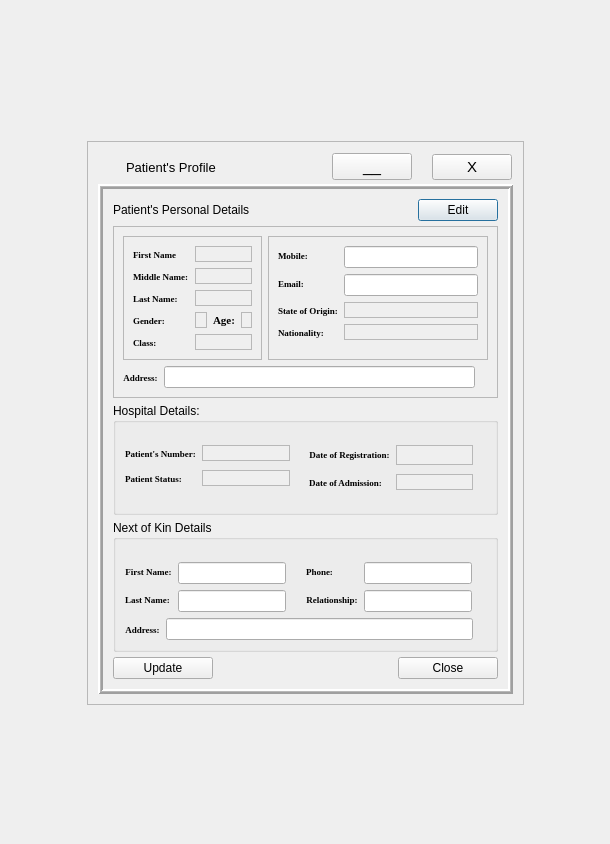
<?xml version="1.0" encoding="UTF-8"?>
<ui version="4.0">
 <class>Profile</class>
 <widget class="QDialog" name="Profile">
  <property name="geometry">
   <rect>
    <x>0</x>
    <y>0</y>
    <width>610</width>
    <height>844</height>
   </rect>
  </property>
  <property name="sizePolicy">
   <sizepolicy hsizetype="Fixed" vsizetype="Fixed">
    <horstretch>0</horstretch>
    <verstretch>0</verstretch>
   </sizepolicy>
  </property>
  <property name="windowTitle">
   <string>Patient's Profile</string>
  </property>
  <layout class="QGridLayout" name="gridLayout">
   <property name="leftMargin">
    <number>2</number>
   </property>
   <property name="topMargin">
    <number>2</number>
   </property>
   <property name="rightMargin">
    <number>2</number>
   </property>
   <property name="bottomMargin">
    <number>2</number>
   </property>
   <property name="spacing">
    <number>2</number>
   </property>
   <item row="2" column="1">
    <spacer name="verticalSpacer_2">
     <property name="orientation">
      <enum>Qt::Vertical</enum>
     </property>
     <property name="sizeHint" stdset="0">
      <size>
       <width>20</width>
       <height>40</height>
      </size>
     </property>
    </spacer>
   </item>
   <item row="1" column="1">
    <widget class="QFrame" name="bgflayer">
     <property name="frameShape">
      <enum>QFrame::StyledPanel</enum>
     </property>
     <property name="frameShadow">
      <enum>QFrame::Raised</enum>
     </property>
     <layout class="QGridLayout" name="gridLayout_3">
      <property name="leftMargin">
       <number>10</number>
      </property>
      <property name="topMargin">
       <number>10</number>
      </property>
      <property name="rightMargin">
       <number>10</number>
      </property>
      <property name="bottomMargin">
       <number>10</number>
      </property>
      <property name="spacing">
       <number>2</number>
      </property>
      <item row="3" column="0">
       <widget class="QFrame" name="bgLayer">
        <property name="sizePolicy">
         <sizepolicy hsizetype="Preferred" vsizetype="Expanding">
          <horstretch>0</horstretch>
          <verstretch>0</verstretch>
         </sizepolicy>
        </property>
        <property name="focusPolicy">
         <enum>Qt::StrongFocus</enum>
        </property>
        <property name="frameShape">
         <enum>QFrame::Box</enum>
        </property>
        <property name="frameShadow">
         <enum>QFrame::Raised</enum>
        </property>
        <property name="lineWidth">
         <number>2</number>
        </property>
        <property name="midLineWidth">
         <number>1</number>
        </property>
        <layout class="QVBoxLayout" name="verticalLayout_3">
         <property name="spacing">
          <number>5</number>
         </property>
         <property name="leftMargin">
          <number>10</number>
         </property>
         <property name="topMargin">
          <number>10</number>
         </property>
         <property name="rightMargin">
          <number>10</number>
         </property>
         <property name="bottomMargin">
          <number>10</number>
         </property>
         <item>
          <layout class="QHBoxLayout" name="horizontalLayout_9">
           <item>
            <widget class="QLabel" name="label_7">
             <property name="text">
              <string>Patient's Personal Details</string>
             </property>
            </widget>
           </item>
           <item>
            <spacer name="horizontalSpacer_2">
             <property name="orientation">
              <enum>Qt::Horizontal</enum>
             </property>
             <property name="sizeHint" stdset="0">
              <size>
               <width>40</width>
               <height>20</height>
              </size>
             </property>
            </spacer>
           </item>
           <item>
            <widget class="QPushButton" name="editBtn">
             <property name="cursor">
              <cursorShape>PointingHandCursor</cursorShape>
             </property>
             <property name="text">
              <string>Edit</string>
             </property>
            </widget>
           </item>
          </layout>
         </item>
         <item>
          <widget class="QFrame" name="frame_3">
           <property name="frameShape">
            <enum>QFrame::StyledPanel</enum>
           </property>
           <property name="frameShadow">
            <enum>QFrame::Plain</enum>
           </property>
           <layout class="QGridLayout" name="gridLayout_4">
            <item row="2" column="0" colspan="3">
             <layout class="QVBoxLayout" name="verticalLayout">
              <item>
               <layout class="QHBoxLayout" name="horizontalLayout_3">
                <property name="rightMargin">
                 <number>13</number>
                </property>
                <item>
                 <widget class="QLabel" name="label_23">
                  <property name="sizePolicy">
                   <sizepolicy hsizetype="Fixed" vsizetype="Preferred">
                    <horstretch>0</horstretch>
                    <verstretch>0</verstretch>
                   </sizepolicy>
                  </property>
                  <property name="font">
                   <font>
                    <family>Georgia</family>
                    <pointsize>7</pointsize>
                    <weight>75</weight>
                    <bold>true</bold>
                   </font>
                  </property>
                  <property name="text">
                   <string>Address:</string>
                  </property>
                  <property name="alignment">
                   <set>Qt::AlignCenter</set>
                  </property>
                  <property name="margin">
                   <number>10</number>
                  </property>
                 </widget>
                </item>
                <item>
                 <widget class="QLineEdit" name="address">
                  <property name="font">
                   <font>
                    <family>Georgia</family>
                    <pointsize>7</pointsize>
                   </font>
                  </property>
                  <property name="cursorPosition">
                   <number>0</number>
                  </property>
                 </widget>
                </item>
               </layout>
              </item>
             </layout>
            </item>
            <item row="0" column="0" rowspan="2">
             <widget class="QFrame" name="frame">
              <property name="frameShape">
               <enum>QFrame::StyledPanel</enum>
              </property>
              <property name="frameShadow">
               <enum>QFrame::Plain</enum>
              </property>
              <layout class="QFormLayout" name="formLayout_3">
               <item row="0" column="0">
                <widget class="QLabel" name="label_2">
                 <property name="font">
                  <font>
                   <family>Georgia</family>
                   <pointsize>7</pointsize>
                   <weight>75</weight>
                   <bold>true</bold>
                  </font>
                 </property>
                 <property name="text">
                  <string>First Name</string>
                 </property>
                </widget>
               </item>
               <item row="1" column="0">
                <widget class="QLabel" name="label_4">
                 <property name="font">
                  <font>
                   <family>Georgia</family>
                   <pointsize>7</pointsize>
                   <weight>75</weight>
                   <bold>true</bold>
                  </font>
                 </property>
                 <property name="text">
                  <string>Middle Name:</string>
                 </property>
                </widget>
               </item>
               <item row="2" column="0">
                <widget class="QLabel" name="label_5">
                 <property name="font">
                  <font>
                   <family>Georgia</family>
                   <pointsize>7</pointsize>
                   <weight>75</weight>
                   <bold>true</bold>
                  </font>
                 </property>
                 <property name="text">
                  <string>Last Name: </string>
                 </property>
                </widget>
               </item>
               <item row="3" column="0">
                <widget class="QLabel" name="label_8">
                 <property name="font">
                  <font>
                   <family>Georgia</family>
                   <pointsize>7</pointsize>
                   <weight>75</weight>
                   <bold>true</bold>
                  </font>
                 </property>
                 <property name="text">
                  <string>Gender:</string>
                 </property>
                </widget>
               </item>
               <item row="3" column="1">
                <layout class="QHBoxLayout" name="horizontalLayout">
                 <item>
                  <widget class="QLabel" name="gender">
                   <property name="sizePolicy">
                    <sizepolicy hsizetype="Expanding" vsizetype="Preferred">
                     <horstretch>0</horstretch>
                     <verstretch>0</verstretch>
                    </sizepolicy>
                   </property>
                   <property name="autoFillBackground">
                    <bool>true</bool>
                   </property>
                   <property name="frameShape">
                    <enum>QFrame::StyledPanel</enum>
                   </property>
                   <property name="text">
                    <string/>
                   </property>
                   <property name="margin">
                    <number>2</number>
                   </property>
                  </widget>
                 </item>
                 <item>
                  <widget class="QLabel" name="label_10">
                   <property name="font">
                    <font>
                     <family>Georgia</family>
                     <pointsize>8</pointsize>
                     <weight>75</weight>
                     <bold>true</bold>
                    </font>
                   </property>
                   <property name="text">
                    <string>Age:</string>
                   </property>
                   <property name="alignment">
                    <set>Qt::AlignCenter</set>
                   </property>
                   <property name="margin">
                    <number>0</number>
                   </property>
                  </widget>
                 </item>
                 <item>
                  <widget class="QLabel" name="age">
                   <property name="sizePolicy">
                    <sizepolicy hsizetype="Expanding" vsizetype="Preferred">
                     <horstretch>0</horstretch>
                     <verstretch>0</verstretch>
                    </sizepolicy>
                   </property>
                   <property name="autoFillBackground">
                    <bool>true</bool>
                   </property>
                   <property name="frameShape">
                    <enum>QFrame::StyledPanel</enum>
                   </property>
                   <property name="text">
                    <string/>
                   </property>
                   <property name="margin">
                    <number>2</number>
                   </property>
                  </widget>
                 </item>
                </layout>
               </item>
               <item row="4" column="0">
                <widget class="QLabel" name="label_12">
                 <property name="font">
                  <font>
                   <family>Georgia</family>
                   <pointsize>7</pointsize>
                   <weight>75</weight>
                   <bold>true</bold>
                  </font>
                 </property>
                 <property name="text">
                  <string>Class:</string>
                 </property>
                </widget>
               </item>
               <item row="1" column="1">
                <widget class="QLabel" name="mname">
                 <property name="autoFillBackground">
                  <bool>true</bool>
                 </property>
                 <property name="frameShape">
                  <enum>QFrame::StyledPanel</enum>
                 </property>
                 <property name="text">
                  <string/>
                 </property>
                 <property name="margin">
                  <number>2</number>
                 </property>
                </widget>
               </item>
               <item row="0" column="1">
                <widget class="QLabel" name="fname">
                 <property name="sizePolicy">
                  <sizepolicy hsizetype="Expanding" vsizetype="Preferred">
                   <horstretch>0</horstretch>
                   <verstretch>0</verstretch>
                  </sizepolicy>
                 </property>
                 <property name="focusPolicy">
                  <enum>Qt::ClickFocus</enum>
                 </property>
                 <property name="autoFillBackground">
                  <bool>true</bool>
                 </property>
                 <property name="frameShape">
                  <enum>QFrame::StyledPanel</enum>
                 </property>
                 <property name="text">
                  <string/>
                 </property>
                 <property name="margin">
                  <number>2</number>
                 </property>
                </widget>
               </item>
               <item row="2" column="1">
                <widget class="QLabel" name="lname">
                 <property name="autoFillBackground">
                  <bool>true</bool>
                 </property>
                 <property name="frameShape">
                  <enum>QFrame::StyledPanel</enum>
                 </property>
                 <property name="text">
                  <string/>
                 </property>
                 <property name="margin">
                  <number>2</number>
                 </property>
                </widget>
               </item>
               <item row="4" column="1">
                <widget class="QLabel" name="pclass">
                 <property name="autoFillBackground">
                  <bool>true</bool>
                 </property>
                 <property name="frameShape">
                  <enum>QFrame::StyledPanel</enum>
                 </property>
                 <property name="text">
                  <string/>
                 </property>
                 <property name="wordWrap">
                  <bool>true</bool>
                 </property>
                 <property name="margin">
                  <number>2</number>
                 </property>
                </widget>
               </item>
              </layout>
             </widget>
            </item>
            <item row="0" column="1" rowspan="2" colspan="2">
             <widget class="QFrame" name="frame_2">
              <property name="sizePolicy">
               <sizepolicy hsizetype="Expanding" vsizetype="Expanding">
                <horstretch>1</horstretch>
                <verstretch>0</verstretch>
               </sizepolicy>
              </property>
              <property name="frameShape">
               <enum>QFrame::StyledPanel</enum>
              </property>
              <property name="frameShadow">
               <enum>QFrame::Plain</enum>
              </property>
              <layout class="QFormLayout" name="formLayout_4">
               <item row="0" column="0">
                <widget class="QLabel" name="label_13">
                 <property name="font">
                  <font>
                   <family>Georgia</family>
                   <pointsize>7</pointsize>
                   <weight>75</weight>
                   <bold>true</bold>
                  </font>
                 </property>
                 <property name="text">
                  <string>Mobile:</string>
                 </property>
                </widget>
               </item>
               <item row="1" column="0">
                <widget class="QLabel" name="label_15">
                 <property name="font">
                  <font>
                   <family>Georgia</family>
                   <pointsize>7</pointsize>
                   <weight>75</weight>
                   <bold>true</bold>
                  </font>
                 </property>
                 <property name="text">
                  <string>Email: </string>
                 </property>
                </widget>
               </item>
               <item row="2" column="0">
                <widget class="QLabel" name="label_19">
                 <property name="font">
                  <font>
                   <family>Georgia</family>
                   <pointsize>7</pointsize>
                   <weight>75</weight>
                   <bold>true</bold>
                  </font>
                 </property>
                 <property name="text">
                  <string>State of Origin:</string>
                 </property>
                </widget>
               </item>
               <item row="3" column="0">
                <widget class="QLabel" name="label_21">
                 <property name="font">
                  <font>
                   <family>Georgia</family>
                   <pointsize>7</pointsize>
                   <weight>75</weight>
                   <bold>true</bold>
                  </font>
                 </property>
                 <property name="text">
                  <string>Nationality:</string>
                 </property>
                </widget>
               </item>
               <item row="0" column="1">
                <widget class="QLineEdit" name="mobile">
                 <property name="font">
                  <font>
                   <family>Georgia</family>
                   <pointsize>7</pointsize>
                  </font>
                 </property>
                 <property name="cursorPosition">
                  <number>0</number>
                 </property>
                </widget>
               </item>
               <item row="1" column="1">
                <widget class="QLineEdit" name="email">
                 <property name="font">
                  <font>
                   <family>Georgia</family>
                   <pointsize>7</pointsize>
                  </font>
                 </property>
                 <property name="cursorPosition">
                  <number>0</number>
                 </property>
                </widget>
               </item>
               <item row="2" column="1">
                <widget class="QLabel" name="origin">
                 <property name="autoFillBackground">
                  <bool>true</bool>
                 </property>
                 <property name="frameShape">
                  <enum>QFrame::StyledPanel</enum>
                 </property>
                 <property name="text">
                  <string/>
                 </property>
                 <property name="margin">
                  <number>2</number>
                 </property>
                </widget>
               </item>
               <item row="3" column="1">
                <widget class="QLabel" name="nationality">
                 <property name="autoFillBackground">
                  <bool>true</bool>
                 </property>
                 <property name="frameShape">
                  <enum>QFrame::StyledPanel</enum>
                 </property>
                 <property name="text">
                  <string/>
                 </property>
                 <property name="margin">
                  <number>2</number>
                 </property>
                </widget>
               </item>
              </layout>
             </widget>
            </item>
           </layout>
          </widget>
         </item>
         <item>
          <widget class="QGroupBox" name="groupBox_3">
           <property name="title">
            <string>Hospital Details:</string>
           </property>
           <property name="flat">
            <bool>true</bool>
           </property>
           <layout class="QHBoxLayout" name="horizontalLayout_5">
            <item>
             <layout class="QFormLayout" name="formLayout_5">
              <property name="verticalSpacing">
               <number>9</number>
              </property>
              <property name="topMargin">
               <number>13</number>
              </property>
              <property name="rightMargin">
               <number>13</number>
              </property>
              <property name="bottomMargin">
               <number>13</number>
              </property>
              <item row="0" column="0">
               <widget class="QLabel" name="label_33">
                <property name="font">
                 <font>
                  <family>Georgia</family>
                  <pointsize>7</pointsize>
                  <weight>75</weight>
                  <bold>true</bold>
                 </font>
                </property>
                <property name="text">
                 <string>Patient's Number:</string>
                </property>
                <property name="alignment">
                 <set>Qt::AlignCenter</set>
                </property>
                <property name="margin">
                 <number>2</number>
                </property>
               </widget>
              </item>
              <item row="1" column="0">
               <widget class="QLabel" name="label_35">
                <property name="font">
                 <font>
                  <family>Georgia</family>
                  <pointsize>7</pointsize>
                  <weight>75</weight>
                  <bold>true</bold>
                 </font>
                </property>
                <property name="text">
                 <string>Patient Status:</string>
                </property>
                <property name="alignment">
                 <set>Qt::AlignCenter</set>
                </property>
                <property name="margin">
                 <number>2</number>
                </property>
               </widget>
              </item>
              <item row="1" column="1">
               <widget class="QLabel" name="status">
                <property name="autoFillBackground">
                 <bool>true</bool>
                </property>
                <property name="frameShape">
                 <enum>QFrame::StyledPanel</enum>
                </property>
                <property name="text">
                 <string/>
                </property>
                <property name="wordWrap">
                 <bool>true</bool>
                </property>
                <property name="margin">
                 <number>2</number>
                </property>
               </widget>
              </item>
              <item row="0" column="1">
               <widget class="QLabel" name="id">
                <property name="autoFillBackground">
                 <bool>true</bool>
                </property>
                <property name="frameShape">
                 <enum>QFrame::StyledPanel</enum>
                </property>
                <property name="text">
                 <string/>
                </property>
                <property name="margin">
                 <number>2</number>
                </property>
               </widget>
              </item>
             </layout>
            </item>
            <item>
             <layout class="QFormLayout" name="formLayout_6">
              <property name="verticalSpacing">
               <number>9</number>
              </property>
              <property name="leftMargin">
               <number>0</number>
              </property>
              <property name="topMargin">
               <number>13</number>
              </property>
              <property name="rightMargin">
               <number>13</number>
              </property>
              <property name="bottomMargin">
               <number>13</number>
              </property>
              <item row="0" column="0">
               <widget class="QLabel" name="label_37">
                <property name="font">
                 <font>
                  <family>Georgia</family>
                  <pointsize>7</pointsize>
                  <weight>75</weight>
                  <bold>true</bold>
                 </font>
                </property>
                <property name="text">
                 <string>Date of Registration:</string>
                </property>
                <property name="alignment">
                 <set>Qt::AlignCenter</set>
                </property>
                <property name="margin">
                 <number>2</number>
                </property>
               </widget>
              </item>
              <item row="1" column="0">
               <widget class="QLabel" name="label_39">
                <property name="font">
                 <font>
                  <family>Georgia</family>
                  <pointsize>7</pointsize>
                  <weight>75</weight>
                  <bold>true</bold>
                 </font>
                </property>
                <property name="text">
                 <string>Date of Admission:</string>
                </property>
                <property name="alignment">
                 <set>Qt::AlignCenter</set>
                </property>
                <property name="margin">
                 <number>2</number>
                </property>
               </widget>
              </item>
              <item row="0" column="1">
               <widget class="QLabel" name="regdate">
                <property name="minimumSize">
                 <size>
                  <width>0</width>
                  <height>20</height>
                 </size>
                </property>
                <property name="autoFillBackground">
                 <bool>true</bool>
                </property>
                <property name="frameShape">
                 <enum>QFrame::StyledPanel</enum>
                </property>
                <property name="text">
                 <string/>
                </property>
                <property name="margin">
                 <number>2</number>
                </property>
               </widget>
              </item>
              <item row="1" column="1">
               <widget class="QLabel" name="admdate">
                <property name="autoFillBackground">
                 <bool>true</bool>
                </property>
                <property name="frameShape">
                 <enum>QFrame::StyledPanel</enum>
                </property>
                <property name="text">
                 <string/>
                </property>
                <property name="margin">
                 <number>2</number>
                </property>
               </widget>
              </item>
             </layout>
            </item>
           </layout>
          </widget>
         </item>
         <item>
          <widget class="QGroupBox" name="groupBox_4">
           <property name="title">
            <string>Next of Kin Details</string>
           </property>
           <property name="flat">
            <bool>true</bool>
           </property>
           <layout class="QGridLayout" name="gridLayout_2">
            <item row="0" column="0">
             <layout class="QFormLayout" name="formLayout">
              <property name="topMargin">
               <number>13</number>
              </property>
              <property name="rightMargin">
               <number>14</number>
              </property>
              <item row="0" column="0">
               <widget class="QLabel" name="label_17">
                <property name="font">
                 <font>
                  <family>Georgia</family>
                  <pointsize>7</pointsize>
                  <weight>75</weight>
                  <bold>true</bold>
                 </font>
                </property>
                <property name="text">
                 <string>First Name:</string>
                </property>
                <property name="alignment">
                 <set>Qt::AlignCenter</set>
                </property>
                <property name="margin">
                 <number>10</number>
                </property>
               </widget>
              </item>
              <item row="1" column="0">
               <widget class="QLabel" name="label_9">
                <property name="font">
                 <font>
                  <family>Georgia</family>
                  <pointsize>7</pointsize>
                  <weight>75</weight>
                  <bold>true</bold>
                 </font>
                </property>
                <property name="text">
                 <string>Last Name:</string>
                </property>
                <property name="alignment">
                 <set>Qt::AlignCenter</set>
                </property>
                <property name="margin">
                 <number>10</number>
                </property>
               </widget>
              </item>
              <item row="0" column="1">
               <widget class="QLineEdit" name="kfname"/>
              </item>
              <item row="1" column="1">
               <widget class="QLineEdit" name="klname"/>
              </item>
             </layout>
            </item>
            <item row="0" column="1">
             <layout class="QFormLayout" name="formLayout_7">
              <property name="rowWrapPolicy">
               <enum>QFormLayout::WrapLongRows</enum>
              </property>
              <property name="topMargin">
               <number>13</number>
              </property>
              <property name="rightMargin">
               <number>14</number>
              </property>
              <item row="0" column="0">
               <widget class="QLabel" name="label_18">
                <property name="sizePolicy">
                 <sizepolicy hsizetype="Preferred" vsizetype="Preferred">
                  <horstretch>0</horstretch>
                  <verstretch>0</verstretch>
                 </sizepolicy>
                </property>
                <property name="font">
                 <font>
                  <family>Georgia</family>
                  <pointsize>7</pointsize>
                  <weight>75</weight>
                  <bold>true</bold>
                 </font>
                </property>
                <property name="text">
                 <string>Phone:</string>
                </property>
                <property name="alignment">
                 <set>Qt::AlignCenter</set>
                </property>
                <property name="margin">
                 <number>10</number>
                </property>
               </widget>
              </item>
              <item row="1" column="0">
               <widget class="QLabel" name="label_26">
                <property name="sizePolicy">
                 <sizepolicy hsizetype="Preferred" vsizetype="Preferred">
                  <horstretch>0</horstretch>
                  <verstretch>0</verstretch>
                 </sizepolicy>
                </property>
                <property name="font">
                 <font>
                  <family>Georgia</family>
                  <pointsize>7</pointsize>
                  <weight>75</weight>
                  <bold>true</bold>
                 </font>
                </property>
                <property name="text">
                 <string>Relationship:</string>
                </property>
                <property name="alignment">
                 <set>Qt::AlignCenter</set>
                </property>
                <property name="margin">
                 <number>10</number>
                </property>
               </widget>
              </item>
              <item row="0" column="1">
               <widget class="QLineEdit" name="kmobile"/>
              </item>
              <item row="1" column="1">
               <widget class="QLineEdit" name="krelation"/>
              </item>
             </layout>
            </item>
            <item row="1" column="0" colspan="2">
             <layout class="QVBoxLayout" name="verticalLayout_2">
              <item>
               <layout class="QHBoxLayout" name="horizontalLayout_6">
                <property name="rightMargin">
                 <number>13</number>
                </property>
                <item>
                 <widget class="QLabel" name="label_28">
                  <property name="sizePolicy">
                   <sizepolicy hsizetype="Fixed" vsizetype="Preferred">
                    <horstretch>0</horstretch>
                    <verstretch>0</verstretch>
                   </sizepolicy>
                  </property>
                  <property name="font">
                   <font>
                    <family>Georgia</family>
                    <pointsize>7</pointsize>
                    <weight>75</weight>
                    <bold>true</bold>
                   </font>
                  </property>
                  <property name="text">
                   <string>Address:</string>
                  </property>
                  <property name="alignment">
                   <set>Qt::AlignCenter</set>
                  </property>
                  <property name="margin">
                   <number>10</number>
                  </property>
                 </widget>
                </item>
                <item>
                 <widget class="QLineEdit" name="kaddress"/>
                </item>
               </layout>
              </item>
             </layout>
            </item>
           </layout>
          </widget>
         </item>
         <item>
          <layout class="QHBoxLayout" name="horizontalLayout_8">
           <item>
            <widget class="QPushButton" name="updateBtn">
             <property name="minimumSize">
              <size>
               <width>100</width>
               <height>0</height>
              </size>
             </property>
             <property name="cursor">
              <cursorShape>PointingHandCursor</cursorShape>
             </property>
             <property name="text">
              <string>Update</string>
             </property>
            </widget>
           </item>
           <item>
            <spacer name="horizontalSpacer">
             <property name="orientation">
              <enum>Qt::Horizontal</enum>
             </property>
             <property name="sizeType">
              <enum>QSizePolicy::Expanding</enum>
             </property>
             <property name="sizeHint" stdset="0">
              <size>
               <width>40</width>
               <height>20</height>
              </size>
             </property>
            </spacer>
           </item>
           <item>
            <widget class="QPushButton" name="closeBtn">
             <property name="minimumSize">
              <size>
               <width>100</width>
               <height>0</height>
              </size>
             </property>
             <property name="cursor">
              <cursorShape>PointingHandCursor</cursorShape>
             </property>
             <property name="text">
              <string>Close</string>
             </property>
            </widget>
           </item>
          </layout>
         </item>
        </layout>
       </widget>
      </item>
      <item row="2" column="0">
       <layout class="QHBoxLayout" name="horizontalLayout_2">
        <property name="spacing">
         <number>20</number>
        </property>
        <property name="leftMargin">
         <number>1</number>
        </property>
        <property name="rightMargin">
         <number>1</number>
        </property>
        <item>
         <widget class="QLabel" name="logo">
          <property name="text">
           <string/>
          </property>
          <property name="pixmap">
           <pixmap>_ui/Sefa logo2.png</pixmap>
          </property>
          <property name="scaledContents">
           <bool>true</bool>
          </property>
         </widget>
        </item>
        <item>
         <widget class="QLabel" name="bgflbl">
          <property name="sizePolicy">
           <sizepolicy hsizetype="Expanding" vsizetype="Preferred">
            <horstretch>0</horstretch>
            <verstretch>0</verstretch>
           </sizepolicy>
          </property>
          <property name="minimumSize">
           <size>
            <width>0</width>
            <height>30</height>
           </size>
          </property>
          <property name="font">
           <font>
            <family>MS Shell Dlg 2</family>
            <pointsize>10</pointsize>
            <weight>50</weight>
            <bold>false</bold>
            <underline>false</underline>
           </font>
          </property>
          <property name="text">
           <string>Patient's Profile</string>
          </property>
          <property name="alignment">
           <set>Qt::AlignLeading|Qt::AlignLeft|Qt::AlignVCenter</set>
          </property>
         </widget>
        </item>
        <item>
         <widget class="QPushButton" name="miniBtn">
          <property name="font">
           <font>
            <family>Tahoma</family>
            <pointsize>12</pointsize>
           </font>
          </property>
          <property name="cursor">
           <cursorShape>PointingHandCursor</cursorShape>
          </property>
          <property name="text">
           <string>__</string>
          </property>
          <property name="flat">
           <bool>false</bool>
          </property>
         </widget>
        </item>
        <item>
         <widget class="QPushButton" name="exitBtn">
          <property name="maximumSize">
           <size>
            <width>16777215</width>
            <height>16777215</height>
           </size>
          </property>
          <property name="font">
           <font>
            <family>Tahoma</family>
            <pointsize>11</pointsize>
           </font>
          </property>
          <property name="cursor">
           <cursorShape>PointingHandCursor</cursorShape>
          </property>
          <property name="mouseTracking">
           <bool>true</bool>
          </property>
          <property name="tabletTracking">
           <bool>true</bool>
          </property>
          <property name="layoutDirection">
           <enum>Qt::LeftToRight</enum>
          </property>
          <property name="autoFillBackground">
           <bool>false</bool>
          </property>
          <property name="text">
           <string>X</string>
          </property>
          <property name="autoDefault">
           <bool>false</bool>
          </property>
          <property name="flat">
           <bool>false</bool>
          </property>
         </widget>
        </item>
       </layout>
      </item>
     </layout>
    </widget>
   </item>
   <item row="0" column="1">
    <spacer name="verticalSpacer">
     <property name="orientation">
      <enum>Qt::Vertical</enum>
     </property>
     <property name="sizeHint" stdset="0">
      <size>
       <width>20</width>
       <height>40</height>
      </size>
     </property>
    </spacer>
   </item>
   <item row="0" column="0" rowspan="3">
    <spacer name="horizontalSpacer_4">
     <property name="orientation">
      <enum>Qt::Horizontal</enum>
     </property>
     <property name="sizeHint" stdset="0">
      <size>
       <width>40</width>
       <height>20</height>
      </size>
     </property>
    </spacer>
   </item>
   <item row="0" column="2" rowspan="3">
    <spacer name="horizontalSpacer_3">
     <property name="orientation">
      <enum>Qt::Horizontal</enum>
     </property>
     <property name="sizeHint" stdset="0">
      <size>
       <width>40</width>
       <height>20</height>
      </size>
     </property>
    </spacer>
   </item>
  </layout>
 </widget>
 <resources/>
 <connections/>
</ui>
